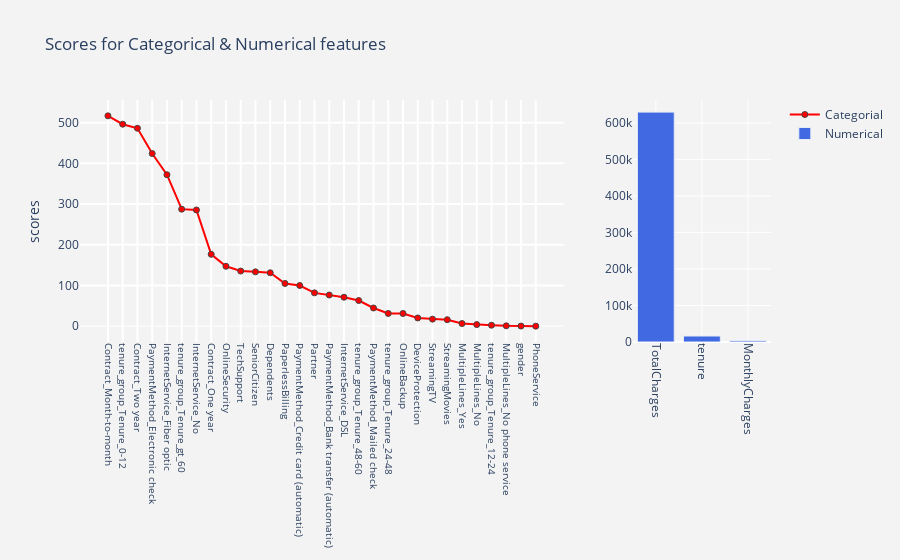

Write notebook code for a chart like this one.
### Markdown cell above
- Feature Extraction with Univariate Statistical Tests (Chi-squared for classification)
- uses the chi squared (chi^2) statistical test for non-negative features to select the best features

### Code cell
from sklearn.feature_selection import chi2
from sklearn.feature_selection import SelectKBest

#select columns
cols = [i for i in telcom.columns if i not in Id_col + target_col ]

#dataframe with non negative values
df_x = df_telcom_og[cols]
df_y = df_telcom_og[target_col]

#fit model with k= 3
select = SelectKBest(score_func = chi2,k = 3)
fit    = select.fit(df_x,df_y)

#Summerize scores
print ("scores")
print (fit.scores_)
print ("P - Values")
print (fit.pvalues_)

#create dataframe
score = pd.DataFrame({"features":cols,"scores":fit.scores_,"p_values":fit.pvalues_ })
score = score.sort_values(by = "scores" ,ascending =False)


#createing new label for categorical and numerical columns
score["feature_type"] = np.where(score["features"].isin(num_cols),"Numerical","Categorical")

#plot
trace  = go.Scatter(x = score[score["feature_type"] == "Categorical"]["features"],
                    y = score[score["feature_type"] == "Categorical"]["scores"],
                    name = "Categorial",mode = "lines+markers",
                    marker = dict(color = "red",
                                  line = dict(width =1))
                   )

trace1 = go.Bar(x = score[score["feature_type"] == "Numerical"]["features"],
                y = score[score["feature_type"] == "Numerical"]["scores"],name = "Numerical",
                marker = dict(color = "royalblue",
                              line = dict(width =1)),
                xaxis = "x2",yaxis = "y2"
               )
layout = go.Layout(dict(title = "Scores for Categorical & Numerical features",
                        plot_bgcolor  = "rgb(243,243,243)",
                        paper_bgcolor = "rgb(243,243,243)",
                        xaxis = dict(gridcolor = 'rgb(255, 255, 255)',
                                     tickfont = dict(size =10),
                                     domain=[0, 0.7],
                                     tickangle = 90,zerolinewidth=1,
                                     ticklen=5,gridwidth=2),
                        yaxis = dict(gridcolor = 'rgb(255, 255, 255)',
                                     title = "scores",
                                     zerolinewidth=1,ticklen=5,gridwidth=2),
                        margin = dict(b=200),
                        xaxis2=dict(domain=[0.8, 1],tickangle = 90,
                                    gridcolor = 'rgb(255, 255, 255)'),
                        yaxis2=dict(anchor='x2',gridcolor = 'rgb(255, 255, 255)')
                        )
                  )

data=[trace,trace1]
fig = go.Figure(data=data,layout=layout)
py.iplot(fig)

### Figure 1 — Plotly figure (JSON) as saved in the notebook; plotly's stock layout.template omitted (floating-point values rounded to 4 significant figures)
{"data": [{"marker": {"color": "red", "line": {"width": 1}}, "mode": "lines+markers", "name": "Categorial", "type": "scatter", "x": ["Contract_Month-to-month", "tenure_group_Tenure_0-12", "Contract_Two year", "PaymentMethod_Electronic check", "InternetService_Fiber optic", "tenure_group_Tenure_gt_60", "InternetService_No", "Contract_One year", "OnlineSecurity", "TechSupport", "SeniorCitizen", "Dependents", "PaperlessBilling", "PaymentMethod_Credit card (automatic)", "Partner", "PaymentMethod_Bank transfer (automatic)", "InternetService_DSL", "tenure_group_Tenure_48-60", "PaymentMethod_Mailed check", "tenure_group_Tenure_24-48", "OnlineBackup", "DeviceProtection", "StreamingTV", "StreamingMovies", "MultipleLines_Yes", "MultipleLines_No", "tenure_group_Tenure_12-24", "MultipleLines_No phone service", "gender", "PhoneService"], "y": [516.7, 496.2, 486.2, 424.1, 372.1, 287.5, 285.5, 176.6, 147.2, 135.4, 133.5, 131.3, 105.0, 99.97, 81.86, 76.62, 71.14, 63.0, 44.73, 31.29, 31.21, 20.22, 17.32, 15.93, 6.515, 3.889, 2.386, 0.8682, 0.2543, 0.09295]}, {"marker": {"color": "royalblue", "line": {"width": 1}}, "name": "Numerical", "type": "bar", "x": ["TotalCharges", "tenure", "MonthlyCharges"], "xaxis": "x2", "y": [629600.0, 16380.0, 3653.0], "yaxis": "y2"}], "layout": {"margin": {"b": 200}, "paper_bgcolor": "rgb(243,243,243)", "plot_bgcolor": "rgb(243,243,243)", "title": {"text": "Scores for Categorical & Numerical features"}, "xaxis": {"domain": [0, 0.7], "gridcolor": "rgb(255, 255, 255)", "gridwidth": 2, "tickangle": 90, "tickfont": {"size": 10}, "ticklen": 5, "zerolinewidth": 1}, "xaxis2": {"domain": [0.8, 1], "gridcolor": "rgb(255, 255, 255)", "tickangle": 90}, "yaxis": {"gridcolor": "rgb(255, 255, 255)", "gridwidth": 2, "ticklen": 5, "title": {"text": "scores"}, "zerolinewidth": 1}, "yaxis2": {"anchor": "x2", "gridcolor": "rgb(255, 255, 255)"}}}
